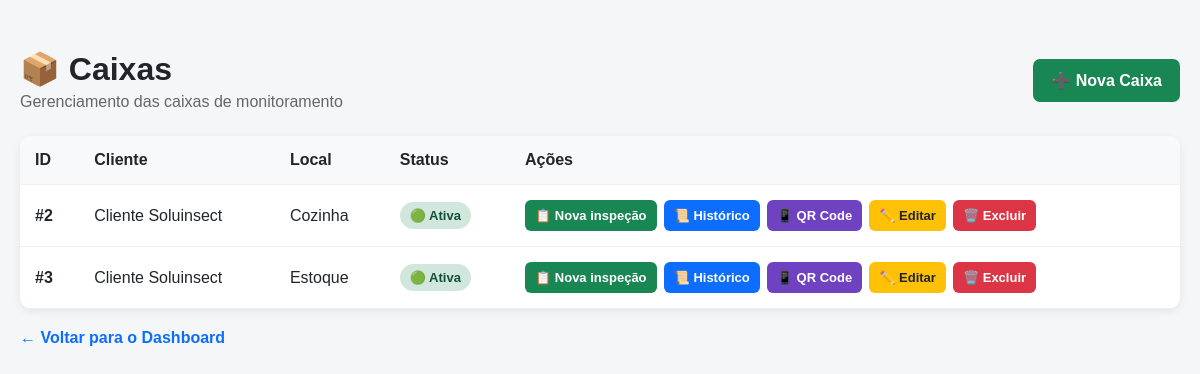
The page /lista-caixas on the database its author committed.
### tables this page shows
CREATE TABLE caixas (
    id INTEGER PRIMARY KEY AUTOINCREMENT,
    cliente_id INTEGER NOT NULL,
    local TEXT NOT NULL,
    status TEXT DEFAULT 'Ativa',
    FOREIGN KEY (cliente_id) REFERENCES clientes(id)
);

CREATE TABLE clientes (
    id INTEGER PRIMARY KEY AUTOINCREMENT,
    nome TEXT NOT NULL,
    telefone TEXT,
    email TEXT
);

### app.py (the view)
@app.route("/lista-caixas")
def lista_caixas():
    conexao = conectar_banco()
    caixas = conexao.execute(
        """
        SELECT
            caixas.id,
            caixas.cliente_id,
            caixas.local,
            caixas.status,
            clientes.nome AS cliente_nome
        FROM caixas
        JOIN clientes
            ON caixas.cliente_id = clientes.id
        ORDER BY caixas.id
        """
    ).fetchall()
    conexao.close()
    return render_template(
        "lista_caixas.html",
        caixas=caixas
    )

### app.py (called while the page is built)
def conectar_banco():
    conexao = sqlite3.connect("database.db")
    conexao.row_factory = sqlite3.Row
    return conexao

### templates/lista_caixas.html (shortened to what this page needs)
<!DOCTYPE html>
<html lang="pt-BR">
<head>
</head>
<body>
<div class="container">
    <div class="topo">
        <div>
            <h1>
                📦 Caixas
            </h1>
            <div class="subtitulo">
                Gerenciamento das caixas de monitoramento
            </div>
        </div>
        <a
            class="novo"
            href="/caixas"
        >
            ➕ Nova Caixa
        </a>
    </div>
    <div class="tabela-container">
        {% if caixas %}
            <table>
                <thead>
                    <tr>
                        <th>
                            ID
                        </th>
                        <th>
                            Cliente
                        </th>
                        <th>
                            Local
                        </th>
                        <th>
                            Status
                        </th>
                        <th>
                            Ações
                        </th>
                    </tr>
                </thead>
                <tbody>
                    {% for caixa in caixas %}
                        <tr>
                            <td>
                                <strong>
                                    #{{ caixa.id }}
                                </strong>
                            </td>
                            <td>
                                {{ caixa.cliente_nome }}
                            </td>
                            <td>
                                {{ caixa.local }}
                            </td>
                            <td>
                                {% if caixa.status == "Ativa" %}
                                    <span class="status ativa">
                                        🟢 Ativa
                                    </span>
                                {% else %}
                                    <span class="status inativa">
                                        🔴 Inativa
                                    </span>
                                {% endif %}
                            </td>
                            <td>
                                <div class="acoes">
                                    <a
                                        class="acao inspecao"
                                        href="/nova-inspecao/{{ caixa.id }}"
                                    >
                                        📋 Nova inspeção
                                    </a>
                                    <a
                                        class="acao historico"
                                        href="/historico-caixa/{{ caixa.id }}"
                                    >
                                        📜 Histórico
                                    </a>
                                    <a
                                        class="acao qr"
                                        href="/qr-code-caixa/{{ caixa.id }}"
                                    >
                                        📱 QR Code
                                    </a>
                                    <a
                                        class="acao editar"
                                        href="/editar-caixa/{{ caixa.id }}"
                                    >
                                        ✏️ Editar
                                    </a>
                                    <a
                                        class="acao excluir"
                                        href="/excluir-caixa/{{ caixa.id }}"
                                        onclick="return confirm('Tem certeza que deseja excluir esta caixa? Todas as inspeções desta caixa também serão excluídas.');"
                                    >
                                        🗑️ Excluir
                                    </a>
                                </div>
                            </td>
                        </tr>
                    {% endfor %}
                </tbody>
            </table>
        {% endif %}
    </div>
    <a
        class="voltar"
        href="/"
    >
        ← Voltar para o Dashboard
    </a>
</div>
</body>
</html>

### templates/lista_caixas.html (style rules this page uses)
* { box-sizing: border-box; }
body { font-family: Arial, sans-serif; background: #f4f6f8; margin: 0; color: #212529; }
.container { max-width: 1200px; margin: 30px auto; padding: 20px; }
.topo { display: flex; justify-content: space-between; align-items: center; gap: 15px; margin-bottom: 25px; }
h1 { margin: 0; }
.subtitulo { color: #666; margin-top: 5px; }
.novo { background: #198754; color: white; padding: 12px 18px; border-radius: 7px; text-decoration: none; font-weight: bold; }
.tabela-container { background: white; border-radius: 12px; box-shadow: 0 2px 10px rgba(0,0,0,0.07); overflow-x: auto; }
table { width: 100%; border-collapse: collapse; min-width: 850px; }
th, td { padding: 15px; text-align: left; border-bottom: 1px solid #eee; }
th { background: #f8f9fa; }
.status { display: inline-block; padding: 6px 10px; border-radius: 20px; font-size: 13px; font-weight: bold; }
.ativa { background: #d1e7dd; color: #0f5132; }
.acoes { display: flex; flex-wrap: wrap; gap: 7px; }
.acao { padding: 8px 10px; border-radius: 6px; text-decoration: none; font-size: 13px; font-weight: bold; }
.historico { background: #0d6efd; color: white; }
.inspecao { background: #198754; color: white; }
.qr { background: #6f42c1; color: white; }
.editar { background: #ffc107; color: #212529; }
.excluir { background: #dc3545; color: white; }
.voltar { display: inline-block; margin-top: 20px; color: #0d6efd; text-decoration: none; font-weight: bold; }

### rows shown on the page
caixas: id "2", cliente_nome "Cliente Soluinsect", local "Cozinha", status "🟢 Ativa"
caixas: id "3", cliente_nome "Cliente Soluinsect", local "Estoque", status "🟢 Ativa"
